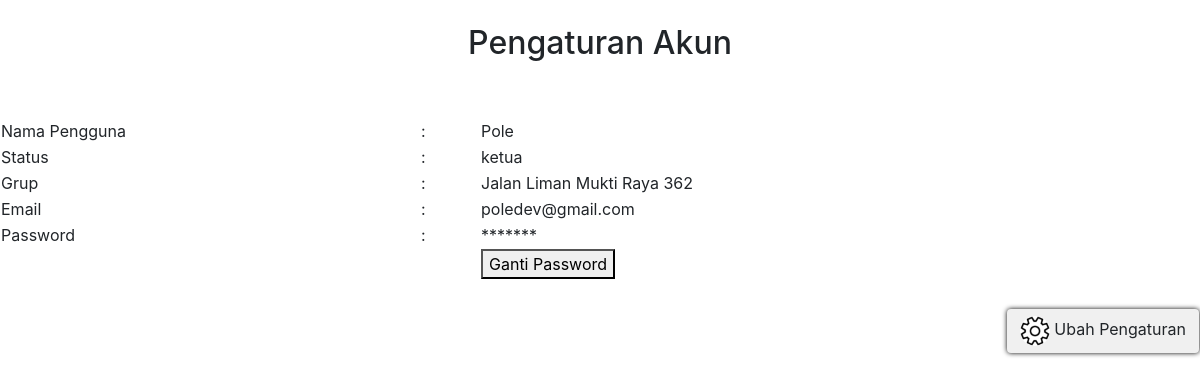
Screenshot of /mainuser/myset.php (signed in) with the database file from the repository.
### tables this page shows
CREATE TABLE `users_account` (
  `id` int(11) NOT NULL,
  `nama` varchar(50) NOT NULL,
  `email` varchar(110) NOT NULL,
  `password` varchar(225) NOT NULL,
  `no_kk` varchar(55) NOT NULL,
  `jenis_kelamin` varchar(15) NOT NULL,
  `no_tlp` varchar(13) NOT NULL,
  `alamat` varchar(110) NOT NULL,
  `rt` varchar(2) NOT NULL,
  `rw` varchar(2) NOT NULL,
  `status` varchar(20) NOT NULL,
  `user_code` varchar(80) NOT NULL,
  `grup_code` varchar(40) NOT NULL,
  `persetujuan` varchar(6) NOT NULL,
  `tempat_lahir` varchar(50) NOT NULL,
  `tanggal_lahir` date NOT NULL,
  `jentik_code` varchar(40) DEFAULT NULL,
  `account_picture` text DEFAULT NULL,
  `display_mode` varchar(6) NOT NULL,
  `web_code` varchar(30) NOT NULL,
  `create_date` datetime NOT NULL DEFAULT current_timestamp()
);

CREATE TABLE `grup` (
  `id` int(11) NOT NULL,
  `id_grup` varchar(40) NOT NULL,
  `jalan` text NOT NULL,
  `rt` varchar(2) NOT NULL,
  `rw` varchar(2) NOT NULL,
  `kelurahan` varchar(40) NOT NULL,
  `kecamatan` varchar(40) NOT NULL,
  `kota` varchar(40) NOT NULL,
  `kabupaten` varchar(100) NOT NULL,
  `grup_code` varchar(40) NOT NULL,
  `access_code` varchar(225) NOT NULL,
  `type` varchar(2) NOT NULL
);

### config/config_all.php (called while the page is built, shortened)
<?php
include "config.php";
if(isset($_SESSION['myrt4session']) && $_SESSION['myrt4session'] === true){
    if(!empty($_SESSION['email'])){
        $email = $_SESSION['email'];
    }
    $config_query = mysqli_query($conn, "SELECT * FROM users_account WHERE email='$email' ")or die(mysqli_error());
    while($coq = mysqli_fetch_array($config_query)){
        $nama_ac = htmlspecialchars($coq['nama']);
        $status_ac = htmlspecialchars($coq['status']);
        $grup_code_ac = htmlspecialchars($coq['grup_code']);
    }
}
?>

### mainuser/myset.php (the view, shortened to what this page needs)
<?php
include "../config/config_all.php";
$grup_jalan = "";
if(empty($grup_code_ac)){
    $grup_jalan = "Belum Masuk Dalam Grup";
}else{
    $grup_name_q = mysqli_query($conn, "SELECT * FROM grup WHERE grup_code='$grup_code_ac' ")or die(mysqli_error($conn));
    while($rui = mysqli_fetch_array($grup_name_q)){
        $grup_jalan = $rui['jalan'];
    }
}
?>
<!DOCTYPE html>
<html lang="en">
<head>
    <link rel="stylesheet" href="../script/bootstrap/css/bootstrap.min.css">
</head>
<body>
<br>
<h2 style="text-align: center;">Pengaturan Akun</h2>
<br><br>
<table style="width: 100%;word-break: break-all;">
    <tr>
        <td class="ts1">Nama Pengguna</td>
        <td class="ts2">:</td>
        <td class="ts3"><?php echo $nama_ac; ?></td>
    </tr>
    <tr>
        <td class="ts1">Status</td>
        <td class="ts2">:</td>
        <td class="ts3"><?php echo $status_ac; ?></td>
    </tr>
    <tr>
        <td class="ts1">Grup</td>
        <td class="ts2">:</td>
        <td class="ts3"><?php echo $grup_jalan; ?></td>
    </tr>
    <tr>
        <td class="ts1">Email</td>
        <td class="ts2">:</td>
        <td class="ts3"><?php echo $_SESSION['email']; ?></td>
    </tr>
    <tr>
        <td class="ts1">Password</td>
        <td class="ts2">:</td>
        <td class="ts3">*******</td>
    </tr>
    <tr>
        <td class="ts1"></td>
        <td class="ts2"></td>
        <td class="ts3"><button>Ganti Password</button></td>
    </tr>
    <tr>
        <td class="ts1"></td>
        <td class="ts2"></td>
        <td class="ts3"></td>
    </tr>
    <tr>
        <td class="ts1"><br></td>
        <td class="ts2"><br></td>
        <td class="ts3"><br></td>
    </tr>
    <tr>
        <td COLSPAN="3" style="text-align: right;">
            <button class="btn" style="background-color: #f0f0f0;box-shadow: 0px 0px 5px black;"><img style="background-color: white;border-radius: 100%;height: 30px;width: 30px;" src='../system/icon/setting.png'> Ubah Pengaturan</button>
        </td>
    </tr>
</table>
</body>
</html>

### mainuser/myset.php (style rules this page uses)
.ts1 { width: 35%; }
.ts2 { width: 5%; }
.ts3 { width: 60%; }

### rows the page displays
users_account: nama "Pole", status "ketua"
grup: jalan "Jalan Liman Mukti Raya 362"

### other values shown
$_SESSION['email'] "poledev@gmail.com"
